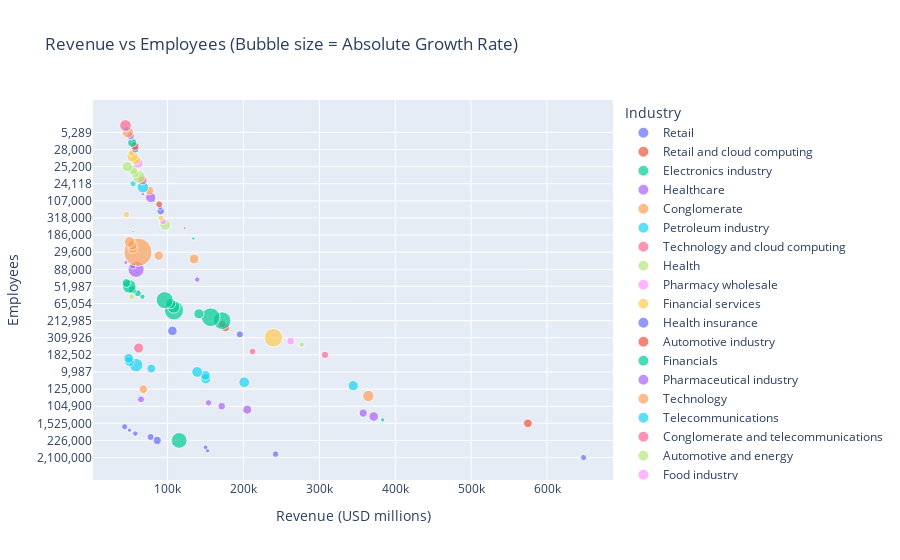

This figure's notebook cell:
### Markdown cell above
# 7.Bubble Chart – Revenue vs Employees with Bubble Size by Growth (Plotly)

### Code cell
df['Revenue growth (abs)'] = df['Revenue growth'].abs()

fig = px.scatter(
    df,
    x='Revenue (USD millions)',
    y='Employees',
    size='Revenue growth (abs)',
    color='Industry',
    hover_name='Name',
    title='Revenue vs Employees (Bubble size = Absolute Growth Rate)'
)
fig.show()

### Figure 1 — Plotly figure (JSON) as saved in the notebook; plotly's stock layout.template omitted (floating-point values rounded to 4 significant figures)
{"data": [{"hovertemplate": "<b>%{hovertext}</b><br><br>Industry=Retail<br>Revenue (USD millions)=%{x}<br>Employees=%{y}<br>Revenue growth (abs)=%{marker.size}<extra></extra>", "hovertext": ["Walmart", "Costco", "The Home Depot", "Kroger", "Target Corporation", "Lowe's", "Albertsons", "Publix", "TJX", "Best Buy"], "legendgroup": "Retail", "marker": {"color": "#636efa", "size": [6.0, 6.8, 3.0, 3.6, 1.6, 11.0, 8.0, 4.7, 2.9, 6.1], "sizemode": "area", "sizeref": 0.3148, "symbol": "circle"}, "mode": "markers", "name": "Retail", "orientation": "h", "showlegend": true, "type": "scatter", "x": [648100.0, 242300.0, 152700.0, 150000.0, 107400.0, 86380.0, 77650.0, 57530.0, 49940.0, 43450.0], "xaxis": "x", "y": ["2,100,000", "316,000", "463,100", "414,000", "415,000", "226,000", "198,650", "253,000", "329,000", "85,000"], "yaxis": "y"}, {"hovertemplate": "<b>%{hovertext}</b><br><br>Industry=Retail and cloud computing<br>Revenue (USD millions)=%{x}<br>Employees=%{y}<br>Revenue growth (abs)=%{marker.size}<extra></extra>", "hovertext": ["Amazon"], "legendgroup": "Retail and cloud computing", "marker": {"color": "#EF553B", "size": [11.9], "sizemode": "area", "sizeref": 0.3148, "symbol": "circle"}, "mode": "markers", "name": "Retail and cloud computing", "orientation": "h", "showlegend": true, "type": "scatter", "x": [574800.0], "xaxis": "x", "y": ["1,525,000"], "yaxis": "y"}, {"hovertemplate": "<b>%{hovertext}</b><br><br>Industry=Electronics industry<br>Revenue (USD millions)=%{x}<br>Employees=%{y}<br>Revenue growth (abs)=%{marker.size}<extra></extra>", "hovertext": ["Apple"], "legendgroup": "Electronics industry", "marker": {"color": "#00cc96", "size": [2.8], "sizemode": "area", "sizeref": 0.3148, "symbol": "circle"}, "mode": "markers", "name": "Electronics industry", "orientation": "h", "showlegend": true, "type": "scatter", "x": [383500.0], "xaxis": "x", "y": ["161,000"], "yaxis": "y"}, {"hovertemplate": "<b>%{hovertext}</b><br><br>Industry=Healthcare<br>Revenue (USD millions)=%{x}<br>Employees=%{y}<br>Revenue growth (abs)=%{marker.size}<extra></extra>", "hovertext": ["UnitedHealth Group", "CVS Health", "Cardinal Health", "Elevance Health", "Centene", "HCA Healthcare"], "legendgroup": "Healthcare", "marker": {"color": "#ab63fa", "size": [14.6, 10.9, 13.0, 9.4, 6.5, 7.9], "sizemode": "area", "sizeref": 0.3148, "symbol": "circle"}, "mode": "markers", "name": "Healthcare", "orientation": "h", "showlegend": true, "type": "scatter", "x": [371600.0, 357800.0, 205000.0, 171300.0, 154000.0, 64970.0], "xaxis": "x", "y": ["440,000", "259,500", "47,520", "104,900", "67,700", "265,000"], "yaxis": "y"}, {"hovertemplate": "<b>%{hovertext}</b><br><br>Industry=Conglomerate<br>Revenue (USD millions)=%{x}<br>Employees=%{y}<br>Revenue growth (abs)=%{marker.size}<extra></extra>", "hovertext": ["Berkshire Hathaway", "RTX Corporation", "General Electric"], "legendgroup": "Conglomerate", "marker": {"color": "#FFA15A", "size": [20.7, 2.8, 11.2], "sizemode": "area", "sizeref": 0.3148, "symbol": "circle"}, "mode": "markers", "name": "Conglomerate", "orientation": "h", "showlegend": true, "type": "scatter", "x": [364500.0, 68920.0, 67950.0], "xaxis": "x", "y": ["396,500", "185,000", "125,000"], "yaxis": "y"}, {"hovertemplate": "<b>%{hovertext}</b><br><br>Industry=Petroleum industry<br>Revenue (USD millions)=%{x}<br>Employees=%{y}<br>Revenue growth (abs)=%{marker.size}<extra></extra>", "hovertext": ["ExxonMobil", "Chevron Corporation", "Marathon Petroleum", "Phillips 66", "Valero Energy", "Energy Transfer Partners", "ConocoPhillips", "Enterprise Products", "Plains All American Pipeline"], "legendgroup": "Petroleum industry", "marker": {"color": "#19d3f3", "size": [16.7, 18.4, 16.5, 14.7, 18.8, 12.6, 28.7, 14.6, 15.1], "sizemode": "area", "sizeref": 0.3148, "symbol": "circle"}, "mode": "markers", "name": "Petroleum industry", "orientation": "h", "showlegend": true, "type": "scatter", "x": [344600.0, 200900.0, 150300.0, 149900.0, 139000.0, 78590.0, 58570.0, 49720.0, 48710.0], "xaxis": "x", "y": ["61,500", "45,600", "18,200", "14,000", "9,987", "13,786", "9,900", "7,500", "4,200"], "yaxis": "y"}, {"hovertemplate": "<b>%{hovertext}</b><br><br>Industry=Technology and cloud computing<br>Revenue (USD millions)=%{x}<br>Employees=%{y}<br>Revenue growth (abs)=%{marker.size}<extra></extra>", "hovertext": ["Alphabet", "Microsoft", "IBM"], "legendgroup": "Technology and cloud computing", "marker": {"color": "#FF6692", "size": [8.7, 6.9, 16.3], "sizemode": "area", "sizeref": 0.3148, "symbol": "circle"}, "mode": "markers", "name": "Technology and cloud computing", "orientation": "h", "showlegend": true, "type": "scatter", "x": [307400.0, 211900.0, 61860.0], "xaxis": "x", "y": ["182,502", "221,000", "296,600"], "yaxis": "y"}, {"hovertemplate": "<b>%{hovertext}</b><br><br>Industry=Health<br>Revenue (USD millions)=%{x}<br>Employees=%{y}<br>Revenue growth (abs)=%{marker.size}<extra></extra>", "hovertext": ["McKesson Corporation"], "legendgroup": "Health", "marker": {"color": "#B6E880", "size": [4.8], "sizemode": "area", "sizeref": 0.3148, "symbol": "circle"}, "mode": "markers", "name": "Health", "orientation": "h", "showlegend": true, "type": "scatter", "x": [276700.0], "xaxis": "x", "y": ["48,000"], "yaxis": "y"}, {"hovertemplate": "<b>%{hovertext}</b><br><br>Industry=Pharmacy wholesale<br>Revenue (USD millions)=%{x}<br>Employees=%{y}<br>Revenue growth (abs)=%{marker.size}<extra></extra>", "hovertext": ["Cencora"], "legendgroup": "Pharmacy wholesale", "marker": {"color": "#FF97FF", "size": [9.9], "sizemode": "area", "sizeref": 0.3148, "symbol": "circle"}, "mode": "markers", "name": "Pharmacy wholesale", "orientation": "h", "showlegend": true, "type": "scatter", "x": [262200.0], "xaxis": "x", "y": ["44,000"], "yaxis": "y"}, {"hovertemplate": "<b>%{hovertext}</b><br><br>Industry=Financial services<br>Revenue (USD millions)=%{x}<br>Employees=%{y}<br>Revenue growth (abs)=%{marker.size}<extra></extra>", "hovertext": ["JPMorgan Chase"], "legendgroup": "Financial services", "marker": {"color": "#FECB52", "size": [54.7], "sizemode": "area", "sizeref": 0.3148, "symbol": "circle"}, "mode": "markers", "name": "Financial services", "orientation": "h", "showlegend": true, "type": "scatter", "x": [239400.0], "xaxis": "x", "y": ["309,926"], "yaxis": "y"}, {"hovertemplate": "<b>%{hovertext}</b><br><br>Industry=Health insurance<br>Revenue (USD millions)=%{x}<br>Employees=%{y}<br>Revenue growth (abs)=%{marker.size}<extra></extra>", "hovertext": ["Cigna", "Humana"], "legendgroup": "Health insurance", "marker": {"color": "#636efa", "size": [8.2, 14.5], "sizemode": "area", "sizeref": 0.3148, "symbol": "circle"}, "mode": "markers", "name": "Health insurance", "orientation": "h", "showlegend": true, "type": "scatter", "x": [195300.0, 106400.0], "xaxis": "x", "y": ["71,413", "67,600"], "yaxis": "y"}, {"hovertemplate": "<b>%{hovertext}</b><br><br>Industry=Automotive industry<br>Revenue (USD millions)=%{x}<br>Employees=%{y}<br>Revenue growth (abs)=%{marker.size}<extra></extra>", "hovertext": ["Ford Motor Company", "General Motors"], "legendgroup": "Automotive industry", "marker": {"color": "#EF553B", "size": [11.5, 9.6], "sizemode": "area", "sizeref": 0.3148, "symbol": "circle"}, "mode": "markers", "name": "Automotive industry", "orientation": "h", "showlegend": true, "type": "scatter", "x": [176200.0, 171800.0], "xaxis": "x", "y": ["177,000", "163,000"], "yaxis": "y"}, {"hovertemplate": "<b>%{hovertext}</b><br><br>Industry=Financials<br>Revenue (USD millions)=%{x}<br>Employees=%{y}<br>Revenue growth (abs)=%{marker.size}<extra></extra>", "hovertext": ["Bank of America", "Citigroup", "Fannie Mae", "Wells Fargo", "Goldman Sachs", "Freddie Mac", "State Farm", "Morgan Stanley", "MetLife", "StoneX Group", "Prudential Financial", "Capital One Financial", "TIAA"], "legendgroup": "Financials", "marker": {"color": "#00cc96", "size": [49.4, 55.1, 16.2, 39.2, 57.8, 24.6, 16.6, 45.9, 4.3, 7.8, 10.1, 29.0, 11.8], "sizemode": "area", "sizeref": 0.3148, "symbol": "circle"}, "mode": "markers", "name": "Financials", "orientation": "h", "showlegend": true, "type": "scatter", "x": [171900.0, 156800.0, 141200.0, 115300.0, 108400.0, 108000.0, 104200.0, 96190.0, 66900.0, 60860.0, 53980.0, 49480.0, 45740.0], "xaxis": "x", "y": ["212,985", "237,925", "8,100", "226,000", "45,300", "8,020", "65,054", "80,006", "45,000", "4,137", "40,366", "51,987", "16,023"], "yaxis": "y"}, {"hovertemplate": "<b>%{hovertext}</b><br><br>Industry=Pharmaceutical industry<br>Revenue (USD millions)=%{x}<br>Employees=%{y}<br>Revenue growth (abs)=%{marker.size}<extra></extra>", "hovertext": ["Walgreens Boots Alliance", "Johnson & Johnson", "Merck & Co.", "Pfizer", "AbbVie", "Bristol-Myers Squibb"], "legendgroup": "Pharmaceutical industry", "marker": {"color": "#ab63fa", "size": [4.8, 0.3, 1.4, 41.7, 6.4, 2.5], "sizemode": "area", "sizeref": 0.3148, "symbol": "circle"}, "mode": "markers", "name": "Pharmaceutical industry", "orientation": "h", "showlegend": true, "type": "scatter", "x": [139100.0, 95200.0, 60120.0, 58500.0, 54320.0, 45010.0], "xaxis": "x", "y": ["268,500", "131,900", "71,000", "88,000", "50,000", "34,100"], "yaxis": "y"}, {"hovertemplate": "<b>%{hovertext}</b><br><br>Industry=Technology<br>Revenue (USD millions)=%{x}<br>Employees=%{y}<br>Revenue growth (abs)=%{marker.size}<extra></extra>", "hovertext": ["Meta Platforms", "Dell Technologies", "Nvidia", "Intel", "HP", "Oracle Corporation"], "legendgroup": "Technology", "marker": {"color": "#FFA15A", "size": [15.7, 13.6, 125.9, 14.0, 14.5, 17.7], "sizemode": "area", "sizeref": 0.3148, "symbol": "circle"}, "mode": "markers", "name": "Technology", "orientation": "h", "showlegend": true, "type": "scatter", "x": [134900.0, 88420.0, 60920.0, 54230.0, 53720.0, 49950.0], "xaxis": "x", "y": ["67,317", "120,000", "29,600", "124,800", "58,000", "164,000"], "yaxis": "y"}, {"hovertemplate": "<b>%{hovertext}</b><br><br>Industry=Telecommunications<br>Revenue (USD millions)=%{x}<br>Employees=%{y}<br>Revenue growth (abs)=%{marker.size}<extra></extra>", "hovertext": ["Verizon Communications", "Comcast", "Charter Communications"], "legendgroup": "Telecommunications", "marker": {"color": "#19d3f3", "size": [2.1, 0.1, 1.1], "sizemode": "area", "sizeref": 0.3148, "symbol": "circle"}, "mode": "markers", "name": "Telecommunications", "orientation": "h", "showlegend": true, "type": "scatter", "x": [134000.0, 121600.0, 54610.0], "xaxis": "x", "y": ["105,400", "186,000", "101,100"], "yaxis": "y"}, {"hovertemplate": "<b>%{hovertext}</b><br><br>Industry=Conglomerate and telecommunications<br>Revenue (USD millions)=%{x}<br>Employees=%{y}<br>Revenue growth (abs)=%{marker.size}<extra></extra>", "hovertext": ["AT&T"], "legendgroup": "Conglomerate and telecommunications", "marker": {"color": "#FF6692", "size": [1.4], "sizemode": "area", "sizeref": 0.3148, "symbol": "circle"}, "mode": "markers", "name": "Conglomerate and telecommunications", "orientation": "h", "showlegend": true, "type": "scatter", "x": [122400.0], "xaxis": "x", "y": ["150,470"], "yaxis": "y"}, {"hovertemplate": "<b>%{hovertext}</b><br><br>Industry=Automotive and energy<br>Revenue (USD millions)=%{x}<br>Employees=%{y}<br>Revenue growth (abs)=%{marker.size}<extra></extra>", "hovertext": ["Tesla"], "legendgroup": "Automotive and energy", "marker": {"color": "#B6E880", "size": [18.8], "sizemode": "area", "sizeref": 0.3148, "symbol": "circle"}, "mode": "markers", "name": "Automotive and energy", "orientation": "h", "showlegend": true, "type": "scatter", "x": [96770.0], "xaxis": "x", "y": ["140,473"], "yaxis": "y"}, {"hovertemplate": "<b>%{hovertext}</b><br><br>Industry=Food industry<br>Revenue (USD millions)=%{x}<br>Employees=%{y}<br>Revenue growth (abs)=%{marker.size}<extra></extra>", "hovertext": ["Archer Daniels Midland"], "legendgroup": "Food industry", "marker": {"color": "#FF97FF", "size": [7.5], "sizemode": "area", "sizeref": 0.3148, "symbol": "circle"}, "mode": "markers", "name": "Food industry", "orientation": "h", "showlegend": true, "type": "scatter", "x": [93940.0], "xaxis": "x", "y": ["41,008"], "yaxis": "y"}, {"hovertemplate": "<b>%{hovertext}</b><br><br>Industry=Beverage<br>Revenue (USD millions)=%{x}<br>Employees=%{y}<br>Revenue growth (abs)=%{marker.size}<extra></extra>", "hovertext": ["PepsiCo", "Coca-Cola"], "legendgroup": "Beverage", "marker": {"color": "#FECB52", "size": [5.9, 6.4], "sizemode": "area", "sizeref": 0.3148, "symbol": "circle"}, "mode": "markers", "name": "Beverage", "orientation": "h", "showlegend": true, "type": "scatter", "x": [91470.0, 45750.0], "xaxis": "x", "y": ["318,000", "79,100"], "yaxis": "y"}, {"hovertemplate": "<b>%{hovertext}</b><br><br>Industry=Transportation<br>Revenue (USD millions)=%{x}<br>Employees=%{y}<br>Revenue growth (abs)=%{marker.size}<extra></extra>", "hovertext": ["United Parcel Service", "FedEx"], "legendgroup": "Transportation", "marker": {"color": "#636efa", "size": [9.3, 3.6], "sizemode": "area", "sizeref": 0.3148, "symbol": "circle"}, "mode": "markers", "name": "Transportation", "orientation": "h", "showlegend": true, "type": "scatter", "x": [90960.0, 90160.0], "xaxis": "x", "y": ["382,550", "446,400"], "yaxis": "y"}, {"hovertemplate": "<b>%{hovertext}</b><br><br>Industry=Media<br>Revenue (USD millions)=%{x}<br>Employees=%{y}<br>Revenue growth (abs)=%{marker.size}<extra></extra>", "hovertext": ["The Walt Disney Company"], "legendgroup": "Media", "marker": {"color": "#EF553B", "size": [7.5], "sizemode": "area", "sizeref": 0.3148, "symbol": "circle"}, "mode": "markers", "name": "Media", "orientation": "h", "showlegend": true, "type": "scatter", "x": [88900.0], "xaxis": "x", "y": ["199,125"], "yaxis": "y"}, {"hovertemplate": "<b>%{hovertext}</b><br><br>Industry=Consumer products manufacturing<br>Revenue (USD millions)=%{x}<br>Employees=%{y}<br>Revenue growth (abs)=%{marker.size}<extra></extra>", "hovertext": ["Procter & Gamble"], "legendgroup": "Consumer products manufacturing", "marker": {"color": "#00cc96", "size": [2.3], "sizemode": "area", "sizeref": 0.3148, "symbol": "circle"}, "mode": "markers", "name": "Consumer products manufacturing", "orientation": "h", "showlegend": true, "type": "scatter", "x": [82010.0], "xaxis": "x", "y": ["107,000"], "yaxis": "y"}, {"hovertemplate": "<b>%{hovertext}</b><br><br>Industry=Aerospace and defense<br>Revenue (USD millions)=%{x}<br>Employees=%{y}<br>Revenue growth (abs)=%{marker.size}<extra></extra>", "hovertext": ["Boeing", "Lockheed Martin"], "legendgroup": "Aerospace and defense", "marker": {"color": "#ab63fa", "size": [16.8, 2.4], "sizemode": "area", "sizeref": 0.3148, "symbol": "circle"}, "mode": "markers", "name": "Aerospace and defense", "orientation": "h", "showlegend": true, "type": "scatter", "x": [77790.0, 67570.0], "xaxis": "x", "y": ["171,000", "122,000"], "yaxis": "y"}, {"hovertemplate": "<b>%{hovertext}</b><br><br>Industry=Food service<br>Revenue (USD millions)=%{x}<br>Employees=%{y}<br>Revenue growth (abs)=%{marker.size}<extra></extra>", "hovertext": ["Sysco"], "legendgroup": "Food service", "marker": {"color": "#FFA15A", "size": [11.2], "sizemode": "area", "sizeref": 0.3148, "symbol": "circle"}, "mode": "markers", "name": "Food service", "orientation": "h", "showlegend": true, "type": "scatter", "x": [76320.0], "xaxis": "x", "y": ["71,750"], "yaxis": "y"}, {"hovertemplate": "<b>%{hovertext}</b><br><br>Industry=Financial<br>Revenue (USD millions)=%{x}<br>Employees=%{y}<br>Revenue growth (abs)=%{marker.size}<extra></extra>", "hovertext": ["American Express", "Nationwide Mutual Insurance Company"], "legendgroup": "Financial", "marker": {"color": "#19d3f3", "size": [21.1, 6.1], "sizemode": "area", "sizeref": 0.3148, "symbol": "circle"}, "mode": "markers", "name": "Financial", "orientation": "h", "showlegend": true, "type": "scatter", "x": [67360.0, 54610.0], "xaxis": "x", "y": ["74,600", "24,118"], "yaxis": "y"}, {"hovertemplate": "<b>%{hovertext}</b><br><br>Industry=Machinery<br>Revenue (USD millions)=%{x}<br>Employees=%{y}<br>Revenue growth (abs)=%{marker.size}<extra></extra>", "hovertext": ["Caterpillar"], "legendgroup": "Machinery", "marker": {"color": "#FF6692", "size": [12.8], "sizemode": "area", "sizeref": 0.3148, "symbol": "circle"}, "mode": "markers", "name": "Machinery", "orientation": "h", "showlegend": true, "type": "scatter", "x": [67060.0], "xaxis": "x", "y": ["113,200"], "yaxis": "y"}, {"hovertemplate": "<b>%{hovertext}</b><br><br>Industry=Insurance<br>Revenue (USD millions)=%{x}<br>Employees=%{y}<br>Revenue growth (abs)=%{marker.size}<extra></extra>", "hovertext": ["Progressive Corporation", "Allstate", "New York Life Insurance Company", "Liberty Mutual", "AIG"], "legendgroup": "Insurance", "marker": {"color": "#B6E880", "size": [25.2, 11.1, 14.2, 5.3, 17.1], "sizemode": "area", "sizeref": 0.3148, "symbol": "circle"}, "mode": "markers", "name": "Insurance", "orientation": "h", "showlegend": true, "type": "scatter", "x": [62110.0, 57090.0, 54320.0, 52610.0, 46800.0], "xaxis": "x", "y": ["61,432", "53,200", "15,384", "45,000", "25,200"], "yaxis": "y"}, {"hovertemplate": "<b>%{hovertext}</b><br><br>Industry=Agriculture manufacturing<br>Revenue (USD millions)=%{x}<br>Employees=%{y}<br>Revenue growth (abs)=%{marker.size}<extra></extra>", "hovertext": ["John Deere"], "legendgroup": "Agriculture manufacturing", "marker": {"color": "#FF97FF", "size": [16.5], "sizemode": "area", "sizeref": 0.3148, "symbol": "circle"}, "mode": "markers", "name": "Agriculture manufacturing", "orientation": "h", "showlegend": true, "type": "scatter", "x": [61250.0], "xaxis": "x", "y": ["82,956"], "yaxis": "y"}, {"hovertemplate": "<b>%{hovertext}</b><br><br>Industry=Airline<br>Revenue (USD millions)=%{x}<br>Employees=%{y}<br>Revenue growth (abs)=%{marker.size}<extra></extra>", "hovertext": ["Delta Air Lines", "United Airlines", "American Airlines"], "legendgroup": "Airline", "marker": {"color": "#FECB52", "size": [14.8, 19.5, 7.8], "sizemode": "area", "sizeref": 0.3148, "symbol": "circle"}, "mode": "markers", "name": "Airline", "orientation": "h", "showlegend": true, "type": "scatter", "x": [58050.0, 53720.0, 52790.0], "xaxis": "x", "y": ["103,000", "103,300", "132,100"], "yaxis": "y"}, {"hovertemplate": "<b>%{hovertext}</b><br><br>Industry=Infotech<br>Revenue (USD millions)=%{x}<br>Employees=%{y}<br>Revenue growth (abs)=%{marker.size}<extra></extra>", "hovertext": ["TD Synnex"], "legendgroup": "Infotech", "marker": {"color": "#636efa", "size": [7.7], "sizemode": "area", "sizeref": 0.3148, "symbol": "circle"}, "mode": "markers", "name": "Infotech", "orientation": "h", "showlegend": true, "type": "scatter", "x": [57560.0], "xaxis": "x", "y": ["28,000"], "yaxis": "y"}, {"hovertemplate": "<b>%{hovertext}</b><br><br>Industry=Telecom hardware manufacturing<br>Revenue (USD millions)=%{x}<br>Employees=%{y}<br>Revenue growth (abs)=%{marker.size}<extra></extra>", "hovertext": ["Cisco"], "legendgroup": "Telecom hardware manufacturing", "marker": {"color": "#EF553B", "size": [10.6], "sizemode": "area", "sizeref": 0.3148, "symbol": "circle"}, "mode": "markers", "name": "Telecom hardware manufacturing", "orientation": "h", "showlegend": true, "type": "scatter", "x": [57000.0], "xaxis": "x", "y": ["84,900"], "yaxis": "y"}, {"hovertemplate": "<b>%{hovertext}</b><br><br>Industry=Food processing<br>Revenue (USD millions)=%{x}<br>Employees=%{y}<br>Revenue growth (abs)=%{marker.size}<extra></extra>", "hovertext": ["Performance Food Group", "Tyson Foods"], "legendgroup": "Food processing", "marker": {"color": "#00cc96", "size": [13.1, 0.8], "sizemode": "area", "sizeref": 0.3148, "symbol": "circle"}, "mode": "markers", "name": "Food processing", "orientation": "h", "showlegend": true, "type": "scatter", "x": [53360.0, 52790.0], "xaxis": "x", "y": ["34,825", "139,000"], "yaxis": "y"}, {"hovertemplate": "<b>%{hovertext}</b><br><br>Industry=Apparel<br>Revenue (USD millions)=%{x}<br>Employees=%{y}<br>Revenue growth (abs)=%{marker.size}<extra></extra>", "hovertext": ["Nike"], "legendgroup": "Apparel", "marker": {"color": "#ab63fa", "size": [9.6], "sizemode": "area", "sizeref": 0.3148, "symbol": "circle"}, "mode": "markers", "name": "Apparel", "orientation": "h", "showlegend": true, "type": "scatter", "x": [51220.0], "xaxis": "x", "y": ["83,700"], "yaxis": "y"}, {"hovertemplate": "<b>%{hovertext}</b><br><br>Industry=Energy trading<br>Revenue (USD millions)=%{x}<br>Employees=%{y}<br>Revenue growth (abs)=%{marker.size}<extra></extra>", "hovertext": ["World Kinect Corporation"], "legendgroup": "Energy trading", "marker": {"color": "#FFA15A", "size": [19.2], "sizemode": "area", "sizeref": 0.3148, "symbol": "circle"}, "mode": "markers", "name": "Energy trading", "orientation": "h", "showlegend": true, "type": "scatter", "x": [47710.0], "xaxis": "x", "y": ["5,289"], "yaxis": "y"}, {"hovertemplate": "<b>%{hovertext}</b><br><br>Industry=Agriculture cooperative<br>Revenue (USD millions)=%{x}<br>Employees=%{y}<br>Revenue growth (abs)=%{marker.size}<extra></extra>", "hovertext": ["CHS"], "legendgroup": "Agriculture cooperative", "marker": {"color": "#19d3f3", "size": [4.6], "sizemode": "area", "sizeref": 0.3148, "symbol": "circle"}, "mode": "markers", "name": "Agriculture cooperative", "orientation": "h", "showlegend": true, "type": "scatter", "x": [45590.0], "xaxis": "x", "y": ["10,609"], "yaxis": "y"}, {"hovertemplate": "<b>%{hovertext}</b><br><br>Industry=Chemical industry<br>Revenue (USD millions)=%{x}<br>Employees=%{y}<br>Revenue growth (abs)=%{marker.size}<extra></extra>", "hovertext": ["Dow Chemical Company"], "legendgroup": "Chemical industry", "marker": {"color": "#FF6692", "size": [21.6], "sizemode": "area", "sizeref": 0.3148, "symbol": "circle"}, "mode": "markers", "name": "Chemical industry", "orientation": "h", "showlegend": true, "type": "scatter", "x": [44620.0], "xaxis": "x", "y": ["35,900"], "yaxis": "y"}], "layout": {"legend": {"itemsizing": "constant", "title": {"text": "Industry"}, "tracegroupgap": 0}, "title": {"text": "Revenue vs Employees (Bubble size = Absolute Growth Rate)"}, "xaxis": {"anchor": "y", "domain": [0, 1], "title": {"text": "Revenue (USD millions)"}}, "yaxis": {"anchor": "x", "domain": [0, 1], "title": {"text": "Employees"}}}}
